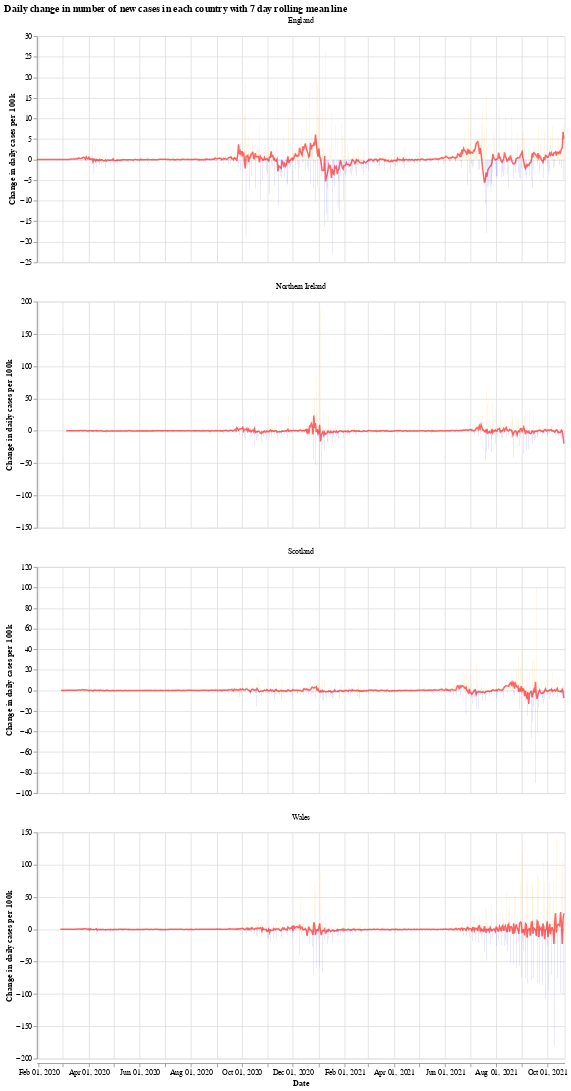

Write notebook code for a chart like this one.
### Markdown cell above
We will use the Python library `Altair` for visualising the data, see the [altair docs](https://altair-viz.github.io/) for more information.

First we have a graph which shows the daily change in the number of new cases for each country. This number jumps up and down all over the place, which is likely due to delay in reporting of new cases over the weekend. Another interesting thing is that it looks like the daily cases in Wales experienced a much shorter period of calm over the summer (calm in the sense of daily cases not jumping up and down).

The orange bars are days when the number of new cases (per 100k population) was more than the previous day, while the blue are days when the number of new cases dropped. The red line is the 7 day moving average. 

When the moving average line is below 0, it means that there is a consistent drop in new cases. We can see this clearly happening around the times that lockdowns were introduced (though, to varying degrees). I will update the graphs soon with a marker of when each lockdown started.

### Code cell
# collapse
import altair as alt

bars = alt.Chart(uk_cases).mark_bar().encode(
    x=alt.X("yearmonthdate(date):T", axis=alt.Axis(title='Date')),
    y=alt.Y("casesChangeRate:Q", axis=alt.Axis(title='Change in daily cases per 100k')),
    tooltip='casesChange',
    color=alt.condition(
        alt.datum.casesChangeRate > 0,
        alt.value("orange"),  # The positive color
        alt.value("blue")  # The negative color
    )
).properties(title='Daily change in number of new cases with 7 day rolling mean',width=700).interactive()

line = alt.Chart(uk_cases).mark_line(
    color='red',
    size=2,
    opacity=0.6
).transform_window(
    rolling_mean='mean(casesChangeRate)',
    frame=[0, 7],
    groupby=['areaName']
).encode(
    x='yearmonthdate(date):T',
    y='rolling_mean:Q'
)

alt.layer(bars, line, data=uk_cases).facet(alt.Column(
    'areaName', title=''), columns=1).resolve_scale(y='independent').properties(title='Daily change in number of new cases in each country with 7 day rolling mean line')

### Figure 1 — Vega-Lite specification as saved in the notebook (floating-point values rounded to 4 significant figures; data arrays with more than 128 entries replaced by an {"elided": "..."} marker saying what was removed)
{"config": {"view": {"continuousWidth": 400, "continuousHeight": 300}}, "data": {"name": "data-b1797e965231b10db9d839487160c096"}, "facet": {"type": "nominal", "field": "areaName", "title": ""}, "spec": {"layer": [{"mark": "bar", "encoding": {"color": {"condition": {"value": "orange", "test": "(datum.casesChangeRate > 0)"}, "value": "blue"}, "tooltip": {"type": "quantitative", "field": "casesChange"}, "x": {"type": "temporal", "axis": {"title": "Date"}, "field": "date", "timeUnit": "yearmonthdate"}, "y": {"type": "quantitative", "axis": {"title": "Change in daily cases per 100k"}, "field": "casesChangeRate"}}, "selection": {"selector001": {"type": "interval", "bind": "scales", "encodings": ["x", "y"]}}, "title": "Daily change in number of new cases with 7 day rolling mean", "width": 700}, {"mark": {"type": "line", "color": "red", "opacity": 0.6, "size": 2}, "encoding": {"x": {"type": "temporal", "field": "date", "timeUnit": "yearmonthdate"}, "y": {"type": "quantitative", "field": "rolling_mean"}}, "transform": [{"window": [{"op": "mean", "field": "casesChangeRate", "as": "rolling_mean"}], "frame": [0, 7], "groupby": ["areaName"]}]}]}, "columns": 1, "resolve": {"scale": {"y": "independent"}}, "title": "Daily change in number of new cases in each country with 7 day rolling mean line", "$schema": "https://vega.github.io/schema/vega-lite/v4.8.1.json", "datasets": {"data-b1797e965231b10db9d839487160c096": {"elided": "2432 records"}}}
